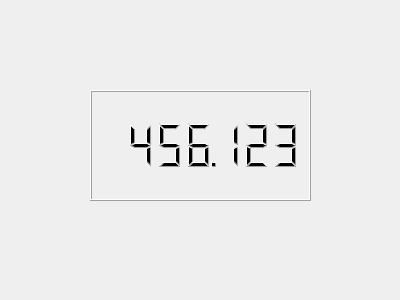
<?xml version="1.0" encoding="UTF-8"?>
<ui version="4.0">
 <class>MyWidget</class>
 <widget class="QWidget" name="MyWidget">
  <property name="geometry">
   <rect>
    <x>0</x>
    <y>0</y>
    <width>400</width>
    <height>300</height>
   </rect>
  </property>
  <property name="windowTitle">
   <string>MyWidget</string>
  </property>
  <widget class="QLCDNumber" name="lcdNumber">
   <property name="geometry">
    <rect>
     <x>90</x>
     <y>90</y>
     <width>221</width>
     <height>111</height>
    </rect>
   </property>
   <property name="smallDecimalPoint">
    <bool>true</bool>
   </property>
   <property name="digitCount">
    <number>7</number>
   </property>
   <property name="segmentStyle">
    <enum>QLCDNumber::Filled</enum>
   </property>
   <property name="value" stdset="0">
    <double>456.122999999999990</double>
   </property>
  </widget>
 </widget>
 <layoutdefault spacing="6" margin="11"/>
 <resources/>
 <connections/>
</ui>
